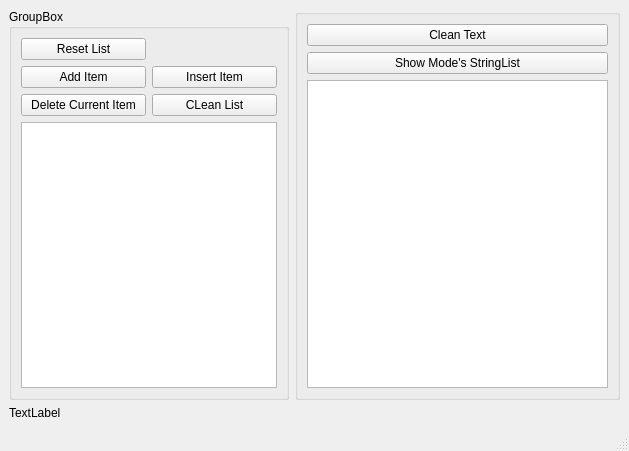
<?xml version="1.0" encoding="UTF-8"?>
<ui version="4.0">
 <class>Window</class>
 <widget class="QMainWindow" name="Window">
  <property name="geometry">
   <rect>
    <x>0</x>
    <y>0</y>
    <width>629</width>
    <height>451</height>
   </rect>
  </property>
  <property name="windowTitle">
   <string>Window</string>
  </property>
  <widget class="QWidget" name="centralwidget">
   <layout class="QGridLayout" name="gridLayout_2">
    <item row="0" column="0">
     <widget class="QGroupBox" name="groupBox_2">
      <property name="title">
       <string>GroupBox</string>
      </property>
      <layout class="QGridLayout" name="gridLayout">
       <item row="0" column="0">
        <widget class="QPushButton" name="btnResetList">
         <property name="text">
          <string>Reset List</string>
         </property>
        </widget>
       </item>
       <item row="1" column="0">
        <widget class="QPushButton" name="btnAddItem">
         <property name="text">
          <string>Add Item</string>
         </property>
        </widget>
       </item>
       <item row="1" column="1">
        <widget class="QPushButton" name="btnInsertItem">
         <property name="text">
          <string>Insert Item</string>
         </property>
        </widget>
       </item>
       <item row="2" column="0">
        <widget class="QPushButton" name="btnDeleteCurItem">
         <property name="text">
          <string>Delete Current Item</string>
         </property>
        </widget>
       </item>
       <item row="2" column="1">
        <widget class="QPushButton" name="btnCleanList">
         <property name="text">
          <string>CLean List</string>
         </property>
        </widget>
       </item>
       <item row="3" column="0" colspan="2">
        <widget class="QListView" name="listView"/>
       </item>
      </layout>
     </widget>
    </item>
    <item row="0" column="1">
     <widget class="QGroupBox" name="groupBox">
      <property name="title">
       <string/>
      </property>
      <layout class="QVBoxLayout" name="verticalLayout">
       <item>
        <widget class="QPushButton" name="btnCleanText">
         <property name="text">
          <string>Clean Text</string>
         </property>
        </widget>
       </item>
       <item>
        <widget class="QPushButton" name="btnShowModeString">
         <property name="text">
          <string>Show Mode's StringList</string>
         </property>
        </widget>
       </item>
       <item>
        <widget class="QPlainTextEdit" name="plainTextEdit"/>
       </item>
      </layout>
     </widget>
    </item>
    <item row="1" column="0" colspan="2">
     <widget class="QLabel" name="label">
      <property name="text">
       <string>TextLabel</string>
      </property>
     </widget>
    </item>
   </layout>
  </widget>
  <widget class="QMenuBar" name="menubar">
   <property name="geometry">
    <rect>
     <x>0</x>
     <y>0</y>
     <width>629</width>
     <height>22</height>
    </rect>
   </property>
  </widget>
  <widget class="QStatusBar" name="statusbar"/>
 </widget>
 <resources/>
 <connections/>
</ui>
